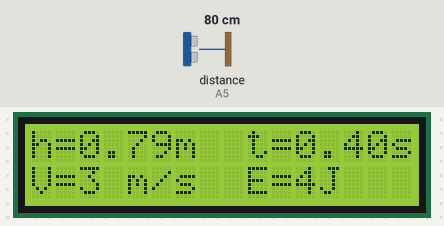
Simulated run of this sketch. Board: Arduino Uno, built with avr-gcc and run on an emulated ATmega328P. Parts: 16×2 character LCD. Wiring (inferred from the names in the program): ultrasonic range finder: trigger A4; echo A5. The inputs (shaded band) are chosen by the test bench; at power-on: distance to the obstacle (sensor on A5) 80 cm. The echo pulse lasts 58.3 µs per cm; what the sketch prints to the serial monitor is not drawn.

Above: at 1.2 s.
1.3 s: distance to the obstacle (sensor on A5) set to 250 cm
At 1.45 s:
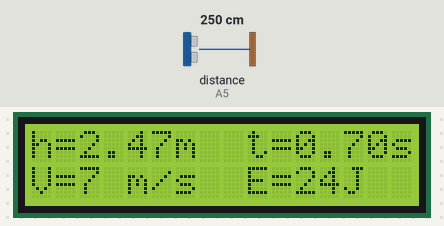
2.8 s: distance to the obstacle (sensor on A5) set to 4 cm
At 3.9 s:
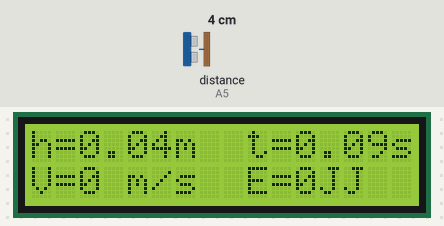
4.3 s: distance to the obstacle (sensor on A5) set to 2 cm
At 5.2 s:
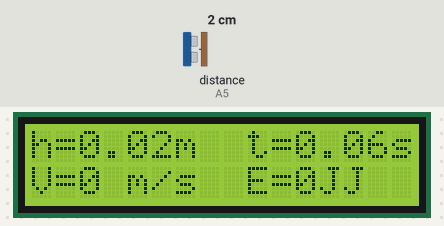
5.8 s: distance to the obstacle (sensor on A5) set to 18 cm
At 7.0 s:
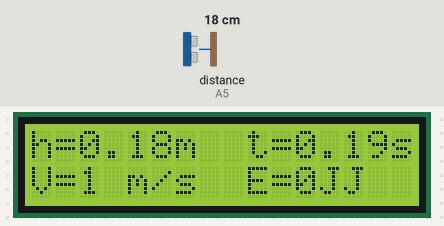
Timing chart, 0 to 8.3 s (numbered marks = the images above; inputs shaded):
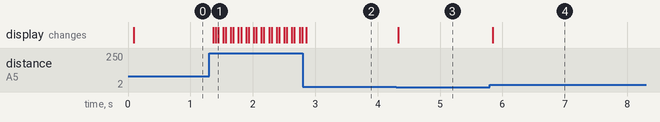

Measured:
- after the input at 1.3 s, the display: changes after 0.06 s (image 1)
- after the input at 2.8 s, the display: changes after 0.06 s (image 2)
- after the input at 4.3 s, the display: changes at once (image 3)
- after the input at 5.8 s, the display: changes after 0.05 s (image 4)

The sketch:

PROJE_SERBESTATIS.ino
```cpp
//!!!!!NOT= g=10 m/s^2 olarak alınmıştır!!!!!!
//!!!!!!!!!!!!!!!!!!!!!!!!!!!!!!!!!!!!!!!!!!!!
#include <LiquidCrystal.h>
#define trigger A4
#define echo A5
//int sure;                                               //Ses dalgasının gidip gelme süresi değişkeni
//int distance;                                            //Ölçülen uzaklık değeri değişkeni
int t;
int V;
int E;
int m = 1  ; //kg cinsinden yazınız

LiquidCrystal lcd(2, 3, 4, 5, 6, 7);

float time = 0, distance = 0;

void setup()
{
  lcd.begin(16, 2); //sütun satır
  pinMode(trigger, OUTPUT);
  pinMode(echo, INPUT);
  Serial.begin(9600);

  //lcd.setCursor(7,1);
  //lcd.print("h");


}

void loop()
{

  digitalWrite(trigger, LOW);
  delayMicroseconds(2);
  digitalWrite(trigger, HIGH);
  delayMicroseconds(10);
  digitalWrite(trigger, LOW);
  delayMicroseconds(2);
  time = pulseIn(echo, HIGH);
  distance = time * 340 / 20000; //burada cm olarak hesaplanıyor.Daha sonra aşağıda metre olacak.
  float t = sqrt(distance / 500); //süreyi hesaplarken 100 ile de böldüm çünkü distance cm kalmıştı burada metre ile süreyi hesaplamış oldum. ayrıca float ondalığa çevirmeye yarıyor.
  // t = V / 10;
  V = 10 * t;
  // m = m / 1000;// grama çevriliyor.
  E = sq(V) * m / 2 ;
delay(20);
   // lcd.clear(); //burdan itibaren
    lcd.setCursor(0, 0);
    lcd.print("h=");
    lcd.print(distance / 100); //metreye çevirmek için bölü 100
    lcd.print("m");

    lcd.print("  t=");
    lcd.print(t);
    lcd.print("sn");

    lcd.setCursor(0, 1);
    lcd.print("V=");
    lcd.print(V);
    lcd.print(" m/s");
    lcd.print("  E=");
    lcd.print(E);
    lcd.print("J"); //birim kgm^2/s^2


  Serial.print(distance / 100);
  Serial.print(",");
  Serial.println(V);
  //Serial.print(",");
  //Serial.print(E);
  //Serial.print("j,");


}
```
